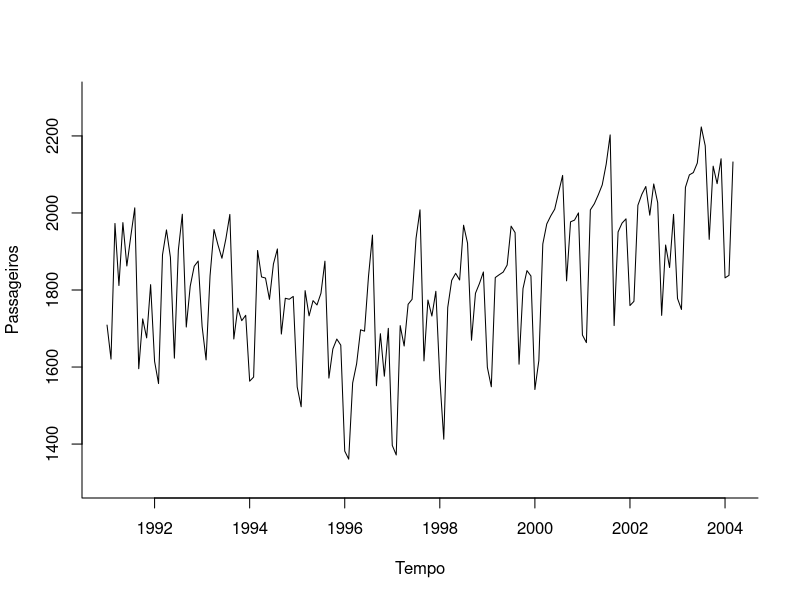
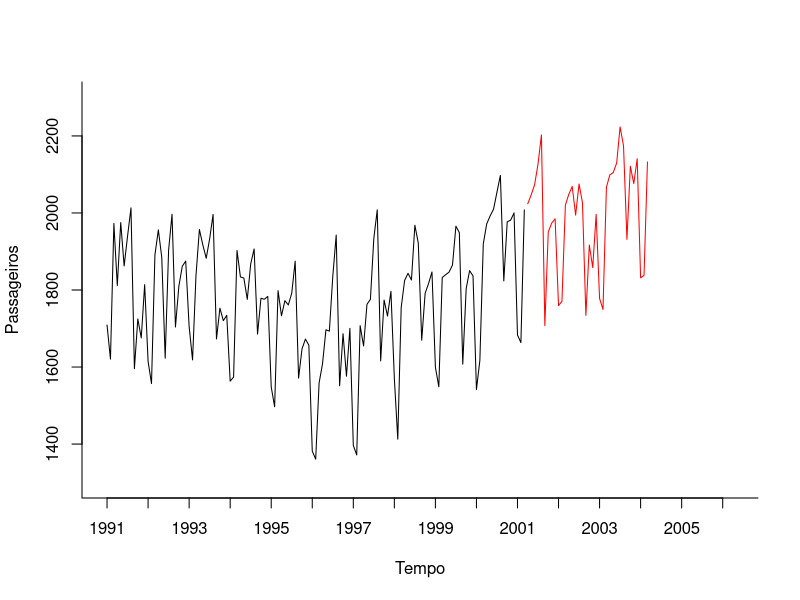
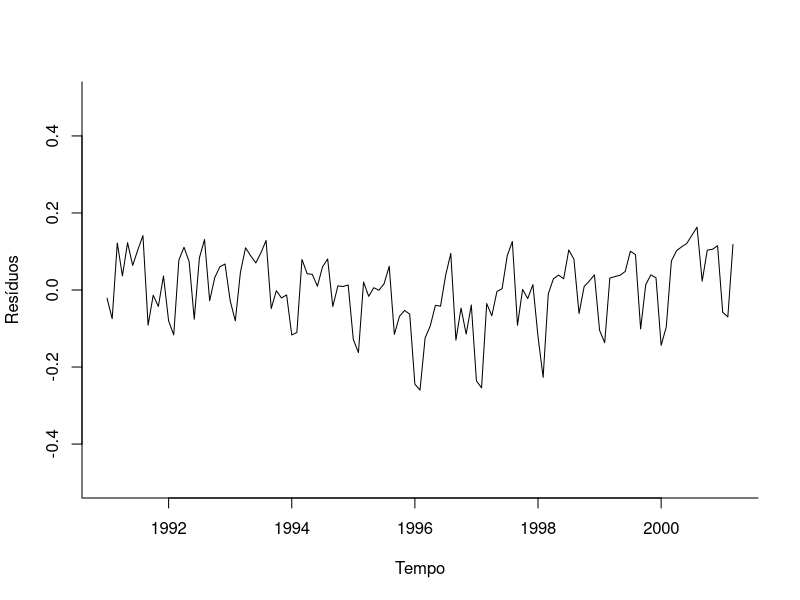
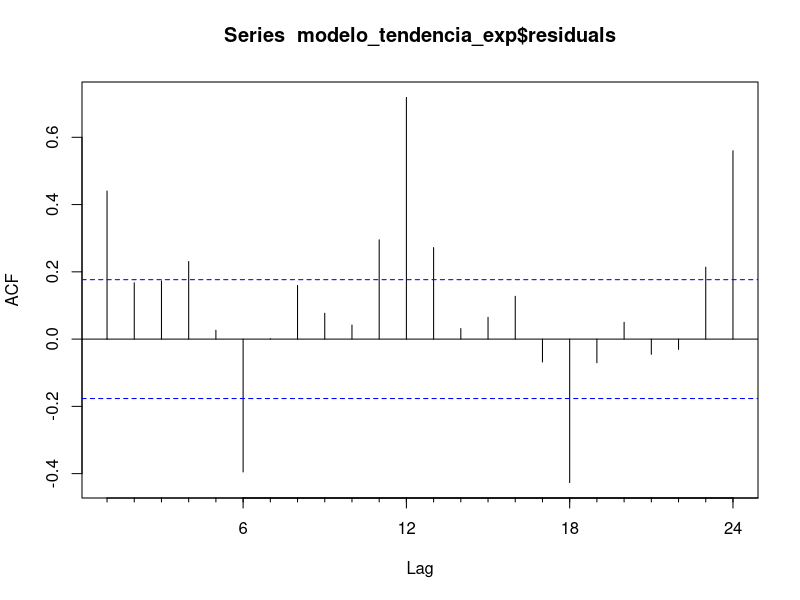
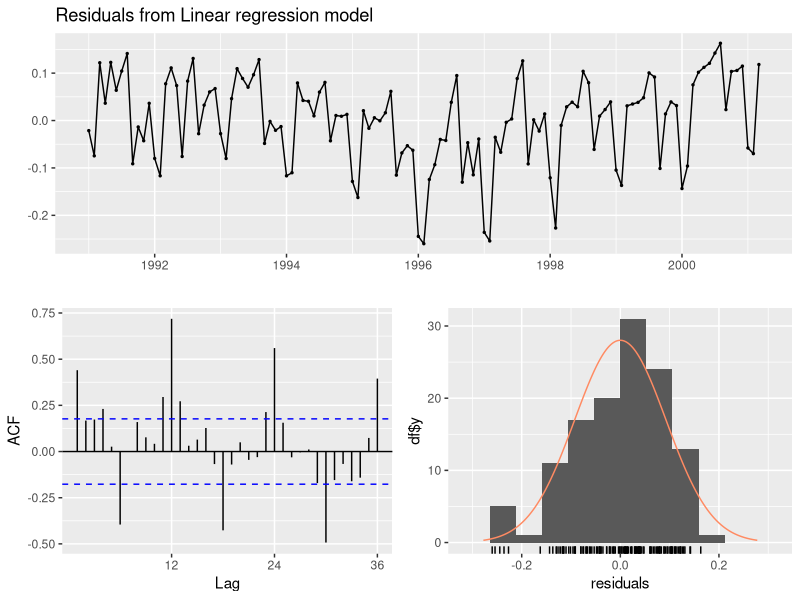
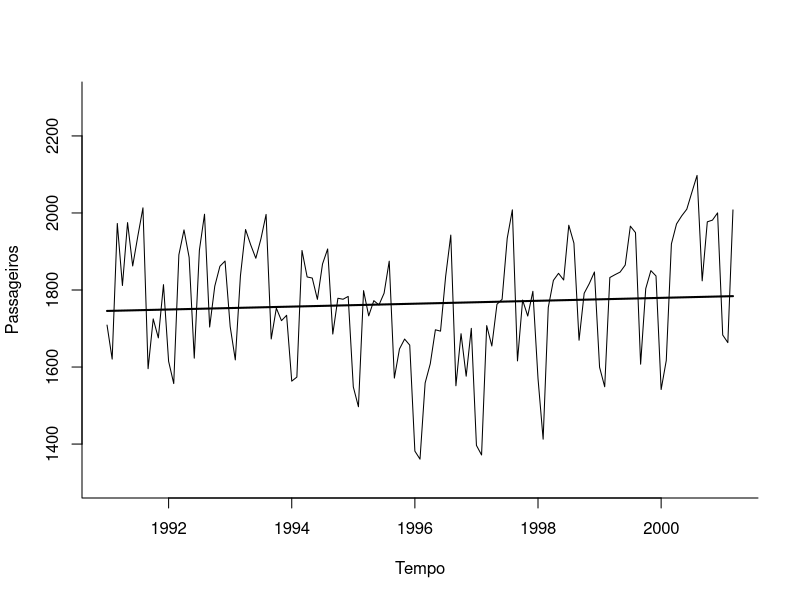
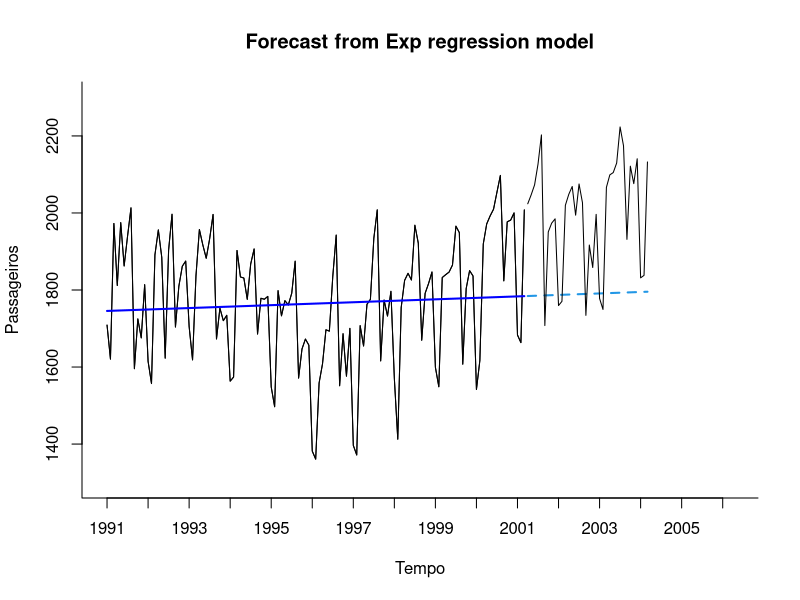
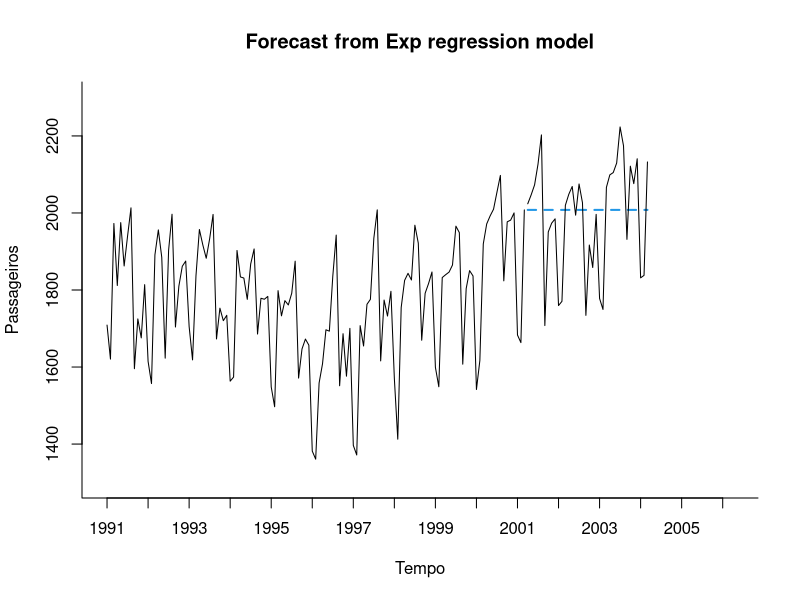

Write R code to recreate these figures, in order.
#limpa variaveis da memoria
rm(list = ls())

#carrega o pacote de projecao
library(forecast)

#carrega o arquivo com a seria temporal de passageiros bruta
dados_passageiros <- read.csv("Amtrak_data.csv")

#coverte a serie de passageiros bruta no formato de serie temporal
passageiros_ts <- ts(dados_passageiros$Ridership, start=c(1991,1), end=c(2004,3), frequency = 12)

#plota o grafico da serie temporal
plot(passageiros_ts, xlab="Tempo", ylab="Passageiros", ylim=c(1300, 2300), bty="l")

#separa as amostras em treinamento e teste

#define o tamanho da amostra de teste
tam_amostra_teste <- 36

#define o tamanho da amostra de treinamento
tam_amostra_treinamento <- length(passageiros_ts) - tam_amostra_teste

#cria a serie temporal de treinamento
treinamento_ts <- window(passageiros_ts, start=c(1991, 1), end=c(1991,tam_amostra_treinamento))

#cria a serie temporal de teste
validacao_ts <- window(passageiros_ts, start=c(1991, tam_amostra_treinamento + 1), end=c(1991,tam_amostra_treinamento+tam_amostra_teste))


#plota o grafico da serie temporal de treinamento e teste
plot(treinamento_ts, xlab="Tempo", ylab="Passageiros", xaxt="n" , ylim=c(1300, 2300), xlim=c(1991, 2006.25), bty="l")

axis(1, at=seq(1991, 2006, 1), labels=format(seq(1991, 2006,1)))

lines(validacao_ts, bty="l", col="red")

#Estima o modelo de tendência exp
modelo_tendencia_exp <- tslm(treinamento_ts ~ trend, lambda=0)

#resumo do modelo
summary(modelo_tendencia_exp)

#Verificando resíduos

#Plotando os resíduos
plot(modelo_tendencia_exp$residuals, xlab="Tempo", ylab="Resíduos", ylim=c(-0.5, 0.5), bty="l")

#calcula a autocorrelação dos resíduos
Acf(modelo_tendencia_exp$residuals)

#verifica os resíduos com teste de Ljung-Box
checkresiduals(modelo_tendencia_exp, test="LB")


#plot modelo com tendencia
plot(treinamento_ts, xlab="Tempo", ylab="Passageiros", ylim=c(1300, 2300), bty="l")
lines(modelo_tendencia_exp$fitted.values, lwd=2)

#projeta o modelo durante o período de validação
modelo_tendencia_exp_proj <- forecast(modelo_tendencia_exp, h = tam_amostra_teste, level=0)

#plota o grafico da serie temporal de treinamento e teste
plot(modelo_tendencia_exp_proj, xlab="Tempo", ylab="Passageiros", xaxt="n" , ylim=c(1300, 2300), xlim=c(1991, 2006.25), bty="l", flty=2 ,main="Forecast from Exp regression model")

axis(1, at=seq(1991, 2006, 1), labels=format(seq(1991, 2006,1)))

lines(validacao_ts)
lines(treinamento_ts)
lines(modelo_tendencia_exp_proj$fitted, lwd=2, col="blue")


#Verifica a acuracia do modelo
accuracy(modelo_tendencia_exp_proj, validacao_ts)


#Calula o modelo naive
modelo_naive <- naive(treinamento_ts, level=0, h=tam_amostra_teste)

#Verifica a acuracia do modelo naive
accuracy(modelo_naive, validacao_ts)

#plota o grafico da serie temporal de treinamento e teste
plot(modelo_naive, xlab="Tempo", ylab="Passageiros", xaxt="n" , ylim=c(1300, 2300), xlim=c(1991, 2006.25), bty="l", flty=2, main="Forecast from Exp regression model")

axis(1, at=seq(1991, 2006, 1), labels=format(seq(1991, 2006,1)))

lines(validacao_ts)

#projetar para os próximos 36 meses no futuro

#primeiramente reestimamos o modelo com todos os dados de treinamento e validacao
modelo_tendencia_exp_final <- tslm(passageiros_ts ~ trend, lambda = 0)

#sumario do modelo
summary(modelo_tendencia_exp_final)

#projeta os próximos 12 meses do futuro
modelo_tendencia_exp_final_proj <- forecast(modelo_tendencia_exp_final, h=36, level=0.95)

#plota o grafico da serie temporal de treinamento e teste
plot(modelo_tendencia_exp_final_proj, xlab="Tempo", ylab="Passageiros", ylim=c(1300, 2300), xlim=c(1991, 2007), bty="l", flty=2, main="Forecast from Exp regression model")
axis(1, at=seq(1991, 2007, 1), labels=format(seq(1991, 2007,1)))
lines(modelo_tendencia_exp_final_proj$fitted, lwd=2, col="blue")

lines(validacao_ts)
lines(treinamento_ts)
